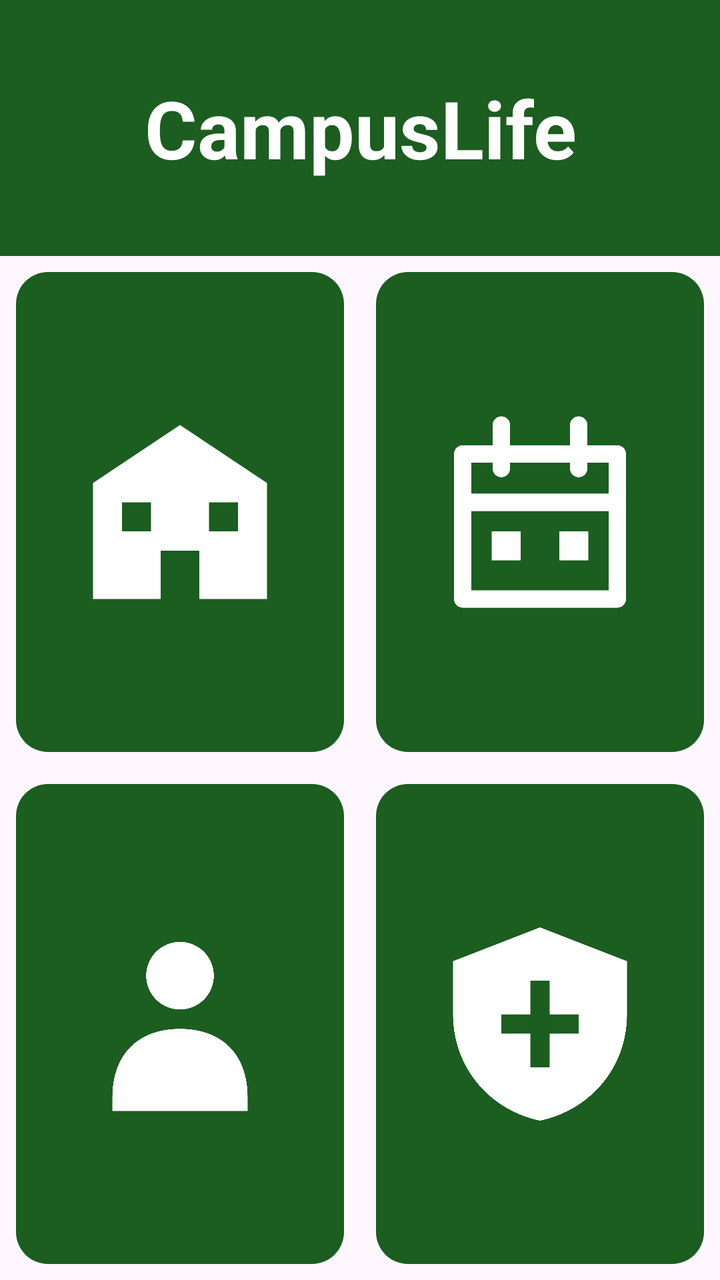
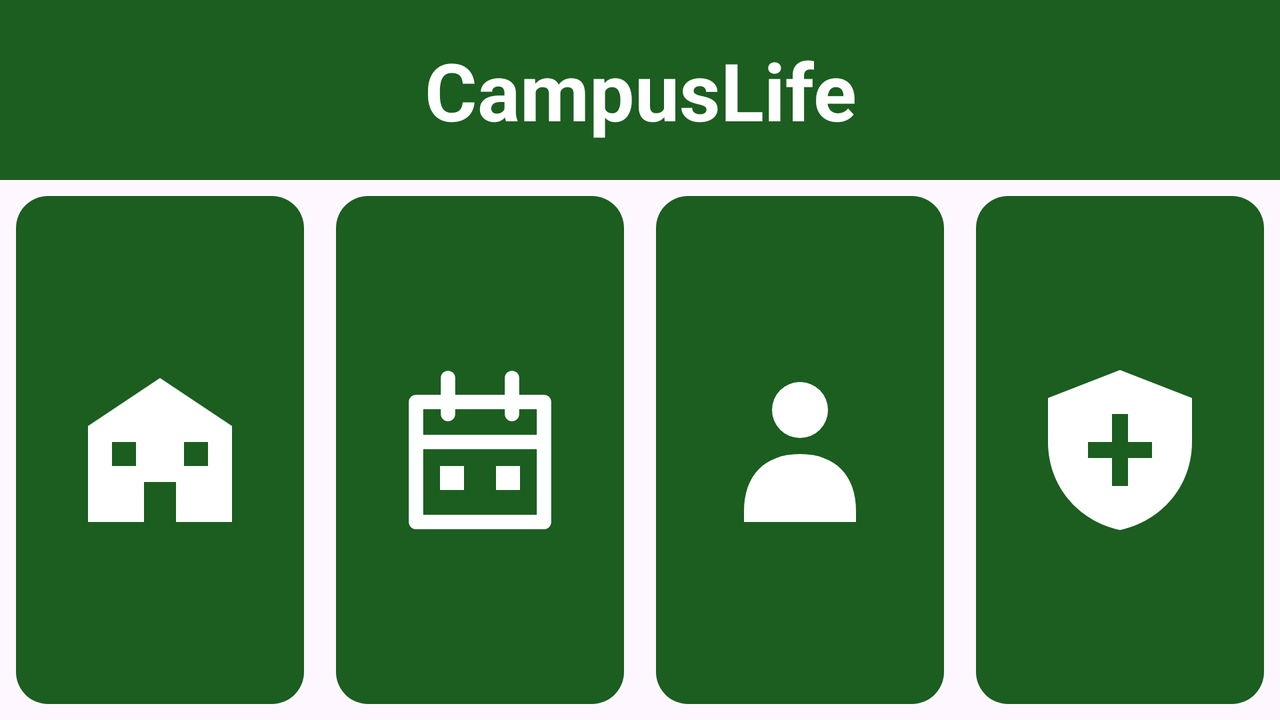

An Android layout and its configuration variant, each rendered on a device that would load it. The default file and the variant file are quoted in full after the pictures.
<!-- AndroidManifest.xml: application theme Theme._20243006965AssignmentOne -->
<!-- res/layout/activity_main.xml -->
<?xml version="1.0" encoding="utf-8"?>
<LinearLayout xmlns:android="http://schemas.android.com/apk/res/android"
    android:id="@+id/main"
    android:layout_width="match_parent"
    android:layout_height="match_parent"
    android:orientation="vertical">

    
    <TextView
        android:id="@+id/tvBanner"
        android:layout_width="match_parent"
        android:layout_height="0dp"
        android:layout_weight="1"
        android:background="@color/green"
        android:gravity="center"
        android:text="@string/banner_title"
        android:textColor="@color/white"
        android:textSize="40sp"
        android:textStyle="bold" />

    
    <LinearLayout
        android:layout_width="match_parent"
        android:layout_height="0dp"
        android:layout_weight="4"
        android:orientation="vertical">

        <LinearLayout
            android:layout_width="match_parent"
            android:layout_height="0dp"
            android:layout_weight="1"
            android:orientation="horizontal">

            <ImageButton
                android:id="@+id/btnFacilities"
                android:layout_width="0dp"
                android:layout_height="match_parent"
                android:layout_weight="1"
                android:layout_margin="8dp"
                android:background="@drawable/btn_selector"
                android:backgroundTint="@null"
                android:contentDescription="@string/cd_facilities"
                android:padding="24dp"
                android:scaleType="fitCenter"
                android:src="@drawable/ic_facilities" />

            <ImageButton
                android:id="@+id/btnEvents"
                android:layout_width="0dp"
                android:layout_height="match_parent"
                android:layout_weight="1"
                android:layout_margin="8dp"
                android:background="@drawable/btn_selector"
                android:backgroundTint="@null"
                android:contentDescription="@string/cd_events"
                android:padding="24dp"
                android:scaleType="fitCenter"
                android:src="@drawable/ic_events" />
        </LinearLayout>

        <LinearLayout
            android:layout_width="match_parent"
            android:layout_height="0dp"
            android:layout_weight="1"
            android:orientation="horizontal">

            <ImageButton
                android:id="@+id/btnClubs"
                android:layout_width="0dp"
                android:layout_height="match_parent"
                android:layout_weight="1"
                android:layout_margin="8dp"
                android:background="@drawable/btn_selector"
                android:backgroundTint="@null"
                android:contentDescription="@string/cd_clubs"
                android:padding="24dp"
                android:scaleType="fitCenter"
                android:src="@drawable/ic_clubs" />

            <ImageButton
                android:id="@+id/btnSupport"
                android:layout_width="0dp"
                android:layout_height="match_parent"
                android:layout_weight="1"
                android:layout_margin="8dp"
                android:background="@drawable/btn_selector"
                android:backgroundTint="@null"
                android:contentDescription="@string/cd_support"
                android:padding="24dp"
                android:scaleType="fitCenter"
                android:src="@drawable/ic_support" />
        </LinearLayout>
    </LinearLayout>
</LinearLayout>
<!-- resources referenced by this layout -->
<resources>
  <color name="green">#1B5E20</color>
  <color name="white">#FFFFFFFF</color>
  <!-- drawable btn_selector (drawable) -->
  <?xml version="1.0" encoding="utf-8"?>
  <selector xmlns:android="http://schemas.android.com/apk/res/android">
      <item android:state_pressed="true">
          <shape android:shape="rectangle">
              <solid android:color="@color/light_green" />
              <corners android:radius="16dp" />
          </shape>
      </item>
      <item>
          <shape android:shape="rectangle">
              <solid android:color="@color/green" />
              <corners android:radius="16dp" />
          </shape>
      </item>
  </selector>
  <!-- drawable ic_clubs (drawable) -->
  <vector xmlns:android="http://schemas.android.com/apk/res/android"
      android:width="24dp"
      android:height="24dp"
      android:viewportWidth="24"
      android:viewportHeight="24">
      <path
          android:fillColor="#FFFFFFFF"
          android:pathData="M12,10.5 A3.5,3.5 0 1,0 12,3.5 A3.5,3.5 0 1,0 12,10.5 Z" />
      <path
          android:fillColor="#FFFFFFFF"
          android:pathData="M12,12.5 C7.6,12.5 5,15.2 5,19.6 L5,21 L19,21 L19,19.6 C19,15.2 16.4,12.5 12,12.5 Z" />
  </vector>
  <!-- drawable ic_events (drawable) -->
  <vector xmlns:android="http://schemas.android.com/apk/res/android"
      android:width="24dp"
      android:height="24dp"
      android:viewportWidth="24"
      android:viewportHeight="24">
      <path
          android:fillColor="#00000000"
          android:pathData="M4,6 L20,6 L20,21 L4,21 Z"
          android:strokeColor="#FFFFFFFF"
          android:strokeLineJoin="round"
          android:strokeWidth="1.8" />
      <path
          android:fillColor="#00000000"
          android:pathData="M4,11 L20,11"
          android:strokeColor="#FFFFFFFF"
          android:strokeWidth="1.8" />
      <path
          android:fillColor="#00000000"
          android:pathData="M8,3 L8,7.5"
          android:strokeColor="#FFFFFFFF"
          android:strokeLineCap="round"
          android:strokeWidth="1.8" />
      <path
          android:fillColor="#00000000"
          android:pathData="M16,3 L16,7.5"
          android:strokeColor="#FFFFFFFF"
          android:strokeLineCap="round"
          android:strokeWidth="1.8" />
      <path
          android:fillColor="#FFFFFFFF"
          android:pathData="M7,14 L10,14 L10,17 L7,17 Z M14,14 L17,14 L17,17 L14,17 Z" />
  </vector>
  <!-- drawable ic_facilities (drawable) -->
  <vector xmlns:android="http://schemas.android.com/apk/res/android"
      android:width="24dp"
      android:height="24dp"
      android:viewportWidth="24"
      android:viewportHeight="24">
      <path
          android:fillColor="#FFFFFFFF"
          android:fillType="evenOdd"
          android:pathData="M3,21 L3,9 L12,3 L21,9 L21,21 Z M6,11 L9,11 L9,14 L6,14 Z M15,11 L18,11 L18,14 L15,14 Z M10,16 L14,16 L14,21 L10,21 Z" />
  </vector>
  <!-- drawable ic_support (drawable) -->
  <vector xmlns:android="http://schemas.android.com/apk/res/android"
      android:width="24dp"
      android:height="24dp"
      android:viewportWidth="24"
      android:viewportHeight="24">
      <path
          android:fillColor="#FFFFFFFF"
          android:fillType="evenOdd"
          android:pathData="M12,2 L21,5.5 L21,11 C21,16.5 17.2,20.9 12,22 C6.8,20.9 3,16.5 3,11 L3,5.5 Z M11,7.5 L11,11 L8,11 L8,13 L11,13 L11,16.5 L13,16.5 L13,13 L16,13 L16,11 L13,11 L13,7.5 Z" />
  </vector>
  <string name="banner_title">CampusLife</string>
  <string name="cd_clubs">Clubs</string>
  <string name="cd_events">Events</string>
  <string name="cd_facilities">Facilities</string>
  <string name="cd_support">Support</string>
  <style name="Theme._20243006965AssignmentOne" parent="Base.Theme._20243006965AssignmentOne" />
  <color name="light_green">#66BB6A</color>
  <style name="Base.Theme._20243006965AssignmentOne" parent="Theme.Material3.DayNight.NoActionBar">
          
          
      </style>
</resources>
<!-- res/layout-land/activity_main.xml (the repository's variant of the layout above) -->
<!-- drawn on the phone turned sideways -->
<?xml version="1.0" encoding="utf-8"?>
<LinearLayout xmlns:android="http://schemas.android.com/apk/res/android"
    android:id="@+id/main"
    android:layout_width="match_parent"
    android:layout_height="match_parent"
    android:orientation="vertical">

    
    <TextView
        android:id="@+id/tvBanner"
        android:layout_width="match_parent"
        android:layout_height="0dp"
        android:layout_weight="1"
        android:background="@color/green"
        android:gravity="center"
        android:text="@string/banner_title"
        android:textColor="@color/white"
        android:textSize="40sp"
        android:textStyle="bold" />

    
    <LinearLayout
        android:layout_width="match_parent"
        android:layout_height="0dp"
        android:layout_weight="3"
        android:orientation="horizontal">

        <ImageButton
            android:id="@+id/btnFacilities"
            android:layout_width="0dp"
            android:layout_height="match_parent"
            android:layout_weight="1"
            android:layout_margin="8dp"
            android:background="@drawable/btn_selector"
            android:backgroundTint="@null"
            android:contentDescription="@string/cd_facilities"
            android:padding="24dp"
            android:scaleType="fitCenter"
            android:src="@drawable/ic_facilities" />

        <ImageButton
            android:id="@+id/btnEvents"
            android:layout_width="0dp"
            android:layout_height="match_parent"
            android:layout_weight="1"
            android:layout_margin="8dp"
            android:background="@drawable/btn_selector"
            android:backgroundTint="@null"
            android:contentDescription="@string/cd_events"
            android:padding="24dp"
            android:scaleType="fitCenter"
            android:src="@drawable/ic_events" />

        <ImageButton
            android:id="@+id/btnClubs"
            android:layout_width="0dp"
            android:layout_height="match_parent"
            android:layout_weight="1"
            android:layout_margin="8dp"
            android:background="@drawable/btn_selector"
            android:backgroundTint="@null"
            android:contentDescription="@string/cd_clubs"
            android:padding="24dp"
            android:scaleType="fitCenter"
            android:src="@drawable/ic_clubs" />

        <ImageButton
            android:id="@+id/btnSupport"
            android:layout_width="0dp"
            android:layout_height="match_parent"
            android:layout_weight="1"
            android:layout_margin="8dp"
            android:background="@drawable/btn_selector"
            android:backgroundTint="@null"
            android:contentDescription="@string/cd_support"
            android:padding="24dp"
            android:scaleType="fitCenter"
            android:src="@drawable/ic_support" />
    </LinearLayout>
</LinearLayout>
